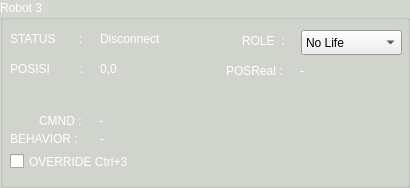
   <widget class="QGroupBox" name="groupBox_4">
    <property name="geometry">
     <rect>
      <x>860</x>
      <y>500</y>
      <width>410</width>
      <height>188</height>
     </rect>
    </property>
    <property name="palette">
     <palette>
      <active>
       <colorrole role="WindowText">
        <brush brushstyle="SolidPattern">
         <color alpha="255">
          <red>255</red>
          <green>255</green>
          <blue>255</blue>
         </color>
        </brush>
       </colorrole>
       <colorrole role="Base">
        <brush brushstyle="SolidPattern">
         <color alpha="255">
          <red>255</red>
          <green>255</green>
          <blue>255</blue>
         </color>
        </brush>
       </colorrole>
       <colorrole role="Window">
        <brush brushstyle="SolidPattern">
         <color alpha="255">
          <red>211</red>
          <green>215</green>
          <blue>207</blue>
         </color>
        </brush>
       </colorrole>
      </active>
      <inactive>
       <colorrole role="WindowText">
        <brush brushstyle="SolidPattern">
         <color alpha="255">
          <red>255</red>
          <green>255</green>
          <blue>255</blue>
         </color>
        </brush>
       </colorrole>
       <colorrole role="Base">
        <brush brushstyle="SolidPattern">
         <color alpha="255">
          <red>255</red>
          <green>255</green>
          <blue>255</blue>
         </color>
        </brush>
       </colorrole>
       <colorrole role="Window">
        <brush brushstyle="SolidPattern">
         <color alpha="255">
          <red>211</red>
          <green>215</green>
          <blue>207</blue>
         </color>
        </brush>
       </colorrole>
      </inactive>
      <disabled>
       <colorrole role="WindowText">
        <brush brushstyle="SolidPattern">
         <color alpha="255">
          <red>190</red>
          <green>190</green>
          <blue>190</blue>
         </color>
        </brush>
       </colorrole>
       <colorrole role="Base">
        <brush brushstyle="SolidPattern">
         <color alpha="255">
          <red>211</red>
          <green>215</green>
          <blue>207</blue>
         </color>
        </brush>
       </colorrole>
       <colorrole role="Window">
        <brush brushstyle="SolidPattern">
         <color alpha="255">
          <red>211</red>
          <green>215</green>
          <blue>207</blue>
         </color>
        </brush>
       </colorrole>
      </disabled>
     </palette>
    </property>
    <property name="title">
     <string>Robot 3</string>
    </property>
    <widget class="QLabel" name="label_13">
     <property name="geometry">
      <rect>
       <x>10</x>
       <y>30</y>
       <width>91</width>
       <height>17</height>
      </rect>
     </property>
     <property name="text">
      <string>STATUS       :</string>
     </property>
    </widget>
    <widget class="QLabel" name="label_14">
     <property name="geometry">
      <rect>
       <x>10</x>
       <y>60</y>
       <width>91</width>
       <height>17</height>
      </rect>
     </property>
     <property name="text">
      <string>POSISI         :</string>
     </property>
    </widget>
    <widget class="QLabel" name="label_16">
     <property name="geometry">
      <rect>
       <x>10</x>
       <y>130</y>
       <width>91</width>
       <height>17</height>
      </rect>
     </property>
     <property name="text">
      <string>BEHAVIOR :</string>
     </property>
    </widget>
    <widget class="QCheckBox" name="override_r3">
     <property name="geometry">
      <rect>
       <x>10</x>
       <y>150</y>
       <width>141</width>
       <height>23</height>
      </rect>
     </property>
     <property name="text">
      <string>OVERRIDE Ctrl+3</string>
     </property>
    </widget>
    <widget class="QLabel" name="status_r3">
     <property name="geometry">
      <rect>
       <x>100</x>
       <y>30</y>
       <width>81</width>
       <height>17</height>
      </rect>
     </property>
     <property name="text">
      <string>Disconnect</string>
     </property>
    </widget>
    <widget class="QLabel" name="posisi_r3">
     <property name="geometry">
      <rect>
       <x>100</x>
       <y>60</y>
       <width>131</width>
       <height>17</height>
      </rect>
     </property>
     <property name="text">
      <string>0,0</string>
     </property>
    </widget>
    <widget class="QLabel" name="behavior_r3">
     <property name="geometry">
      <rect>
       <x>100</x>
       <y>130</y>
       <width>301</width>
       <height>17</height>
      </rect>
     </property>
     <property name="text">
      <string>-</string>
     </property>
    </widget>
    <widget class="QComboBox" name="comboBox_5">
     <property name="geometry">
      <rect>
       <x>301</x>
       <y>30</y>
       <width>101</width>
       <height>25</height>
      </rect>
     </property>
     <item>
      <property name="text">
       <string>No Life</string>
      </property>
     </item>
     <item>
      <property name="text">
       <string>Striker</string>
      </property>
     </item>
     <item>
      <property name="text">
       <string>Middle</string>
      </property>
     </item>
     <item>
      <property name="text">
       <string>Keeper</string>
      </property>
     </item>
    </widget>
    <widget class="QLabel" name="label_27">
     <property name="geometry">
      <rect>
       <x>242</x>
       <y>32</y>
       <width>51</width>
       <height>17</height>
      </rect>
     </property>
     <property name="text">
      <string>ROLE  :</string>
     </property>
    </widget>
    <widget class="QLabel" name="label_28">
     <property name="geometry">
      <rect>
       <x>39</x>
       <y>112</y>
       <width>51</width>
       <height>17</height>
      </rect>
     </property>
     <property name="text">
      <string>CMND :</string>
     </property>
    </widget>
    <widget class="QLabel" name="command_r3">
     <property name="geometry">
      <rect>
       <x>99</x>
       <y>112</y>
       <width>301</width>
       <height>17</height>
      </rect>
     </property>
     <property name="text">
      <string>-</string>
     </property>
    </widget>
    <widget class="QLabel" name="label_37">
     <property name="geometry">
      <rect>
       <x>226</x>
       <y>62</y>
       <width>70</width>
       <height>17</height>
      </rect>
     </property>
     <property name="text">
      <string>POSReal :</string>
     </property>
    </widget>
    <widget class="QLabel" name="posreal_r3">
     <property name="geometry">
      <rect>
       <x>300</x>
       <y>62</y>
       <width>101</width>
       <height>17</height>
      </rect>
     </property>
     <property name="text">
      <string>-</string>
     </property>
    </widget>
   </widget>
